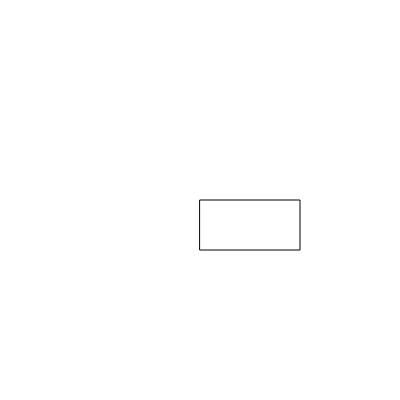
Frame 1 (no input)
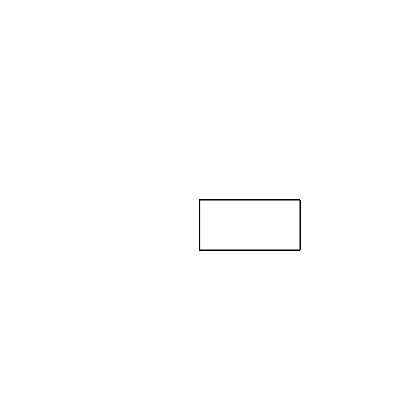
Frame 60 (no input)
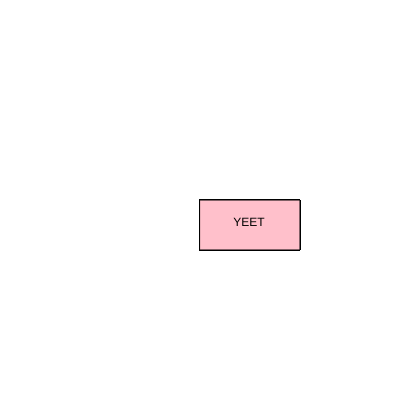
Frame 120 (the mouse pressed at the canvas centre since frame 60)

The p5.js sketch that drew these frames (run headless with seeded random() and noise() and a simulated clock; from frame 60 on, the mouse is pressed at the canvas centre):

// p5.js sketch
// ── sketch.js
var hitX = 200,
  hitY = 200,
  hitW = 100,
  hitH = 50;

function setup() {
  createCanvas(400, 400);
}

function draw() {
  rect(hitX, hitY, hitW, hitH);
  if (mouseX < hitX + hitW && mouseX > hitX - hitW &&
    mouseY > hitY - hitH && mouseY < hitY + hitH) {
    fill(0);
    text("YEET", hitX + hitW / 3, hitY + hitH / 3, hitW, hitH);
    fill("pink");
  } else {
    fill(255);
  }


}
